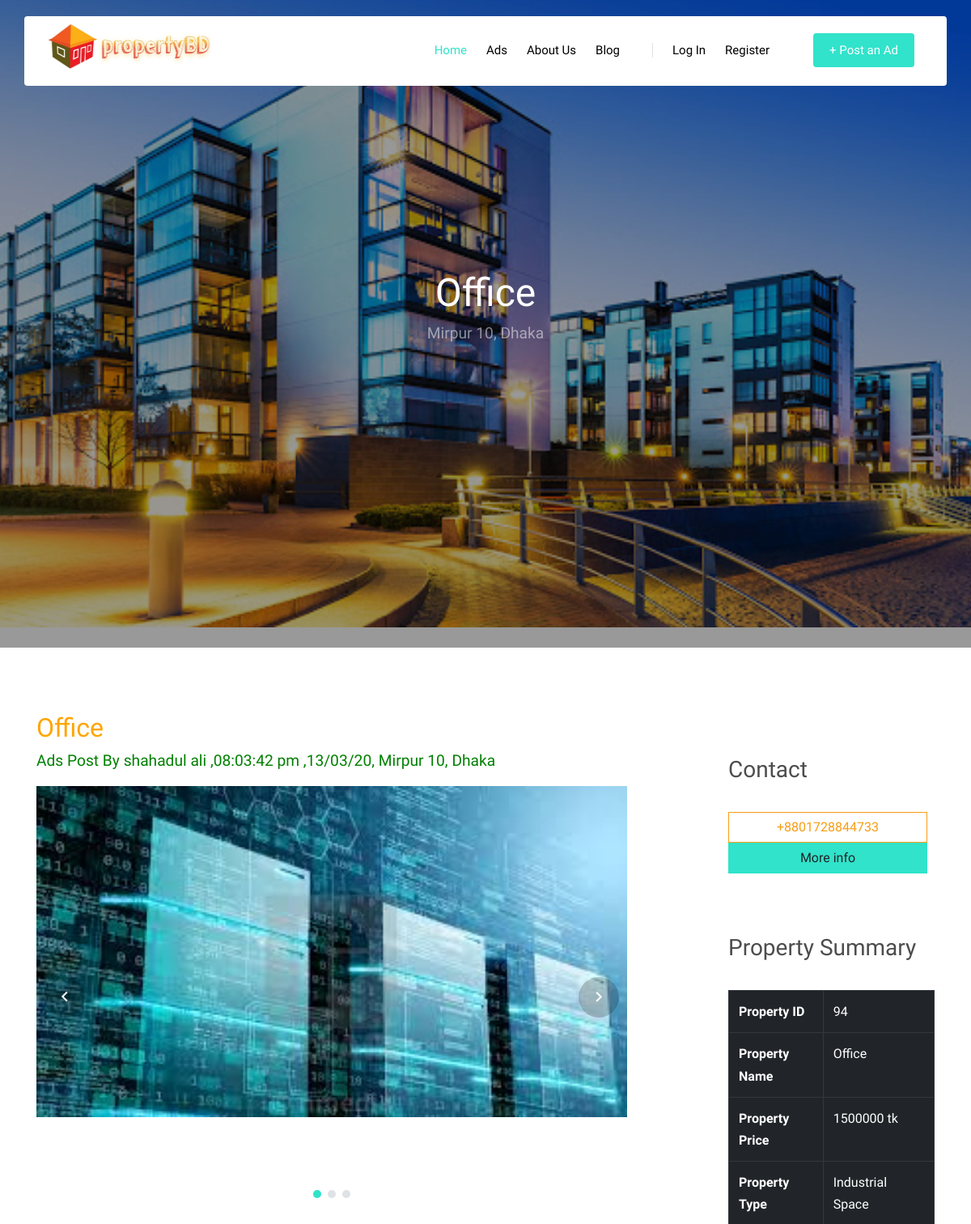
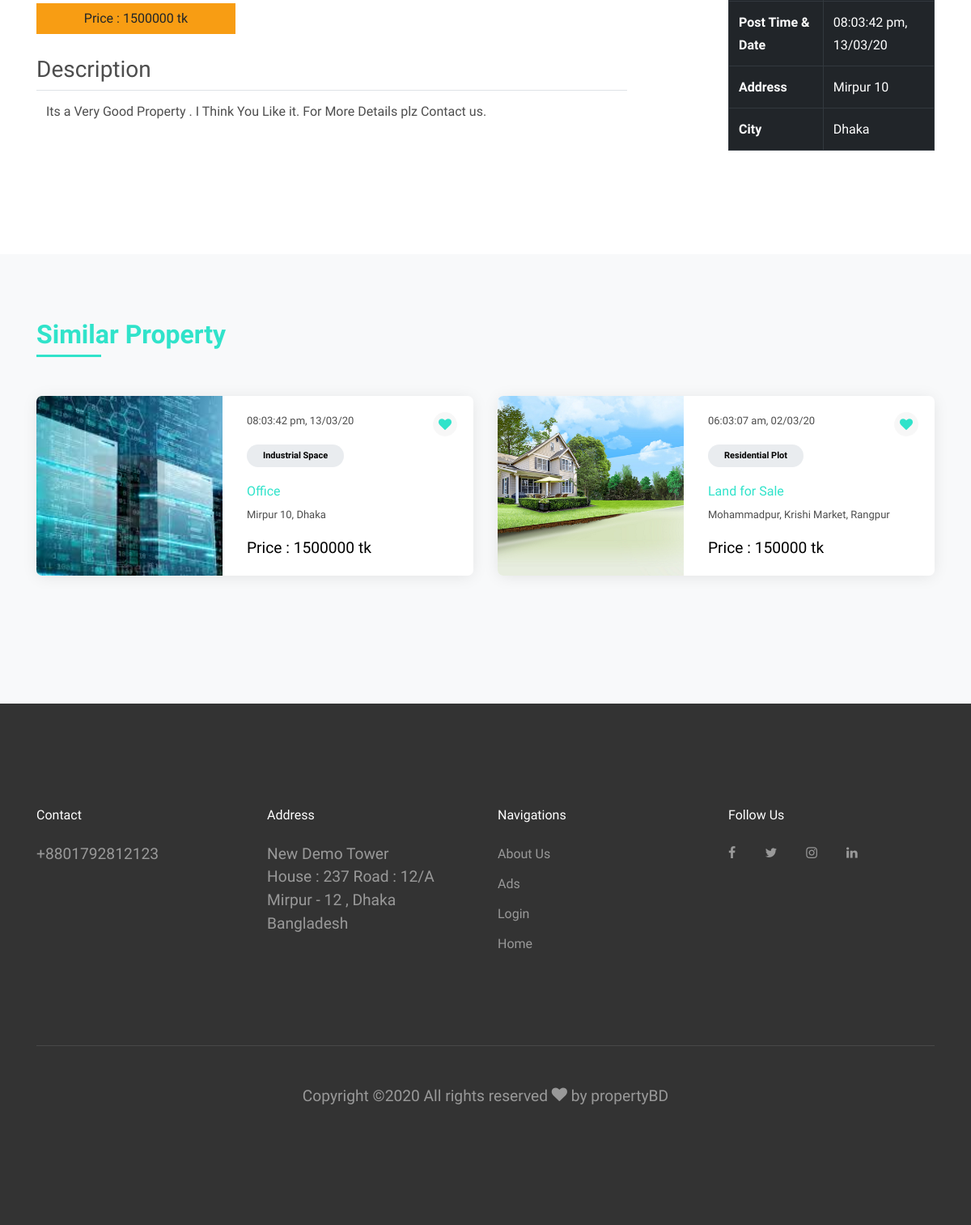
The app's page /single.php?item_id=94 with its own data (2 pictures, top to bottom).
### tables this page shows
CREATE TABLE `item` (
  `id` int(11) NOT NULL,
  `item_name` text NOT NULL,
  `item_details` text NOT NULL,
  `item_price` decimal(10,0) NOT NULL,
  `c1` text NOT NULL,
  `image1` text NOT NULL,
  `image2` text NOT NULL,
  `image3` text NOT NULL,
  `url` text NOT NULL,
  `date` text NOT NULL,
  `time` text NOT NULL,
  `main_category` text NOT NULL,
  `city` varchar(30) NOT NULL,
  `area` varchar(1000) NOT NULL
);

CREATE TABLE `c1` (
  `id` int(11) NOT NULL,
  `firstname` text NOT NULL,
  `lastname` text NOT NULL,
  `email` text NOT NULL,
  `phone` text NOT NULL,
  `city` text NOT NULL,
  `type` text NOT NULL,
  `area` text NOT NULL,
  `password` text NOT NULL,
  `date` text NOT NULL,
  `time` text NOT NULL
);

### single.php (the view, shortened to what this page needs)
<?php
include("dbConfig.php");
?>
<!DOCTYPE html>
<html lang="en">
  <head>
    <link rel="stylesheet" href="css2/fonts/icomoon/style.css">
    <link rel="stylesheet" href="css/css2/css/bootstrap.min.css">
    <link rel="stylesheet" href="css/css2/css/magnific-popup.css">
    <link rel="stylesheet" href="css/css2/css/jquery-ui.css">
    <link rel="stylesheet" href="css/css2/css/owl.carousel.min.css">
    <link rel="stylesheet" href="css/css2/css/owl.theme.default.min.css">
    <link rel="stylesheet" href="css/css2/css/bootstrap-datepicker.css">
    <link rel="stylesheet" href="css/css2/fonts/flaticon/font/flaticon.css">
    <link rel="stylesheet" href="css/css2/css/aos.css">
    <link rel="stylesheet" href="css/css2/css/rangeslider.css">
    <link rel="stylesheet" href="css/css2/css/style.css">
  </head>
  <body>
   <?php  include('header.php');
      $get_item_id = $_GET['item_id'];
    $sl = mysqli_query($con,"SELECT *FROM item WHERE id='$get_item_id' ");
    $row = mysqli_fetch_array($sl);
    $cid= $row['c1'];
    $sql = mysqli_query($con,"SELECT *FROM c1 WHERE id='$cid' ");
    $cr = mysqli_fetch_array($sql);
    ?>
  <div class="site-wrap">
    <div class="site-blocks-cover overlay" style="background-image: url(images/house.jpg);" data-aos="fade" data-stellar-background-ratio="0.5">
      <div class="container">
        <div class="row align-items-center justify-content-center text-center">
          <div class="col-md-12">
            <div class="row justify-content-center mb-4">
              <div class="col-md-8 text-center">
                <h1 class="" data-aos="fade-up"><?php echo ($row['item_name']); ?></h1>
                <p data-aos="fade-up" data-aos-delay="100"><?php echo ($row['area'].", ".$row['city']); ?></p>
              </div>
            </div>
          </div>
        </div>
      </div>
    <div class="site-section">
      <div class="container">
        <div class="row">
          <div class="col-lg-8">
            <h2 style="color: orange"><?php echo ($row['item_name']); ?></h2>
            <p style="color: green">Ads Post By <?php echo ($cr['firstname']." ".$cr['lastname']." ,".$row['time']." ,".$row['date'].", ".$row['area'].", ".$row['city']); ?></p>
            <div class="mb-4">
              <div class="slide-one-item home-slider owl-carousel">
                <div><img src="dashboard/<?php echo htmlentities($row['image1']);?>" alt="Image" class="img-fluid"></div>
              </div>
            </div>
            <input class="btn btn-warning" value="Price : <?php echo ($row['item_price']); ?> tk">
            <table class="table">
               <thead>
    <h3>Description</h3>
   </thead>
              <tbody>
                <tr>
                  <td> <?php echo ($row['item_details']); ?></td>
                </tr>
              </tbody>
            </table>
          </div>
          <div class="col-lg-3 ml-auto">
            <div class="mb-5">
               <h3>Contact</h3></br>
              <input class="btn btn-outline-warning" value="+88<?php echo ($cr['phone']); ?>"/>
              <a href="seller_profile.php?c_id=<?php echo htmlentities($row['c1']); ?>">  <input class="btn btn-info" value="More info"/></a>
            </div>
            <div class="mb-5">
                <div class="form-group">
                  <table class="table table-bordered table-dark ">
   <thead>
    <h3>Property Summary</h3>
   </thead>
   <tbody>
   <tr>
   <th >Property ID</th>
   <td > <?php echo ($row['id']) ?></td>
   </tr>
    <tr>
   <th> Property Name</th>
   <td> <?php echo ($row['item_name']); ?></td>
   </tr>
    <tr>
   <th> Property Price</th>
   <td> <?php echo ($row['item_price']); ?> tk</td>
   </tr>
   <tr>
   <th> Property Type</th>
   <td> <?php echo ($row['main_category']); ?></td>
   </tr>
   <tr>
   <th>Post Time & Date</th>
   <td> <?php echo ($row['time'].", ".$row['date']); ?></td>
   </tr>
    <tr>
   <th> Address</th>
   <td> <?php echo ($row['area']); ?></td>
   </tr>
    <tr>
   <th> City</th>
   <td> <?php echo ($row['city']); ?></td>
   </tr>
   </tbody>
                  </table>
                </div>
            </div>
          </div>
        </div>
      </div>
    </div>
    <div class="site-section bg-light">
      <div class="container">
        <div class="row mb-5">
          <div class="col-md-7 text-left border-primary">
            <h2 class="font-weight-light text-primary">Similar Property</h2>
          </div>
        </div>
        <div class="row mb-5">
        <?php
          $today= mysqli_query($con,"SELECT * FROM `item` ORDER BY `id` DESC ");
        while($r1 = mysqli_fetch_array($today)){
?>
             <div class="col-lg-6">
            <div class="d-block d-md-flex listing">
              <a href="single.php?item_id=<?php echo htmlentities($r1['id']); ?>" class="img d-block" style="background-image: url('dashboard/<?php echo htmlentities($r1['image1']); ?>')"></a>
              <div class="lh-content">
                  <address><?php echo htmlentities($r1['time'].", ".$r1['date']);?></address>
                <span class="category"><?php echo htmlentities($r1['main_category']);?></span>
                <a href="#" class="bookmark"><span class="icon-heart"></span></a>
                <h3><a href="single.php?item_id=<?php echo htmlentities($r1['id']); ?>"><?php echo htmlentities($r1['item_name']);?></a></h3>
                <address><?php echo htmlentities($r1['area'].", ".$r1['city']);?></address>
                <p class="mb-0" style="color: black"> Price : <?php echo htmlentities($r1['item_price']);?> tk
                </p>
              </div>
            </div>
          </div>
<?php }?>
          </div>
        </div>
      </div>
   <?php include('footer.php'); ?>
  </div>
  </body>
</html>

### header.php (shortened to what this page needs)
<header class="site-navbar container py-0 bg-white" role="banner">
       <div class="row align-items-center">
         <div class="col-6 col-xl-2">
          <a href="index.php" > <img class="mb-0 site-logo" src="images/logo.jpg" style="height: 55px;width: 200px">  </a>
         </div>
         <div class="col-12 col-md-10 d-none d-xl-block">
           <nav class="site-navigation position-relative text-right" role="navigation">
             <ul class="site-menu js-clone-nav mr-auto d-none d-lg-block">
               <li class="active"><a href="index.php">Home</a></li>
               <li><a href="ads.php">Ads</a></li>
               <li >
                 <a href="about.php">About Us</a>
               </li>
               <li><a href="https://www.bproperty.com/blog/bn/" target="_blank">Blog</a></li>
               <li class="ml-xl-3 login"><a href="login.php"><span class="border-left pl-xl-4"></span>Log In</a></li>
               <li><a href="register.php">Register</a></li>
               <li><a href="login.php" class="cta"><span class="bg-primary text-white rounded">+ Post an Ad</span></a></li>
             </ul>
           </nav>
         </div>
       </div>
   </header>

### footer.php
<footer class="site-footer" >
     <div class="container">
       <div class="row">
         <div class="col-md-12">
           <div class="row">
             <div class="col-md-3">
              <h2 class="footer-heading mb-4">Contact</h2>
              <p >+8801792812123</p>
             </div>
               <div class="col-md-3">
               <h2 class="footer-heading mb-4">Address</h2>
               <p>New Demo Tower</br>House : 237 Road : 12/A</br> Mirpur - 12 , Dhaka </br>Bangladesh</p>
             </div>
             <div class="col-md-3">
               <h2 class="footer-heading mb-4">Navigations</h2>
               <ul class="list-unstyled">
                 <li><a href="about.php">About Us</a></li>
                 <li><a href="ads.php">Ads</a></li>
                 <li><a href="login.php">Login</a></li>
                 <li><a href="index.php">Home</a></li>
               </ul>
             </div>
             <div class="col-md-3">
               <h2 class="footer-heading mb-4">Follow Us</h2>
               <a href="https://www.facebook.com/" target="_blank"  class="pl-0 pr-3"><span class="icon-facebook"></span></a>
               <a href="https://twitter.com/" target="_blank" class="pl-3 pr-3"><span class="icon-twitter"></span></a>
               <a href="https://instagram.com/" target="_blank" class="pl-3 pr-3"><span class="icon-instagram"></span></a>
               <a href="https://linkedin.com/" target="_blank"  class="pl-3 pr-3"><span class="icon-linkedin"></span></a>
             </div>
           </div>
         </div>
       </div>
       <div class="row pt-5 mt-5 text-center">
         <div class="col-md-12">
           <div class="border-top pt-5">
           <p>
           Copyright &copy;<script>document.write(new Date().getFullYear());</script> All rights reserved  <i class="icon-heart" aria-hidden="true"></i> by <a href="https:localhost/propertyBD/" target="_blank" >propertyBD</a>
           </p>
           </div>
         </div>
       </div>
     </div>
   </footer>

### records on screen
item: item_name "Office", area "Mirpur 10", city "Dhaka", time "08:03:42 pm", date "13/03/20", image1 (picture), item_price "Price : 1500000 tk", item_details "Its a Very Good Property . I Think You Like it. For More Details plz Contact us.", id "94", item_price "1500000", main_category "Industrial Space", time+date "08:03:42 pm, 13/03/20", area+city "Mirpur 10, Dhaka"
c1: firstname "shahadul", lastname "ali", phone "+8801728844733"
item: image1 (picture), time+date "06:03:07 am, 02/03/20", main_category "Residential Plot", item_name "Land for Sale", area+city "Mohammadpur, Krishi Market, Rangpur", item_price "150000"
